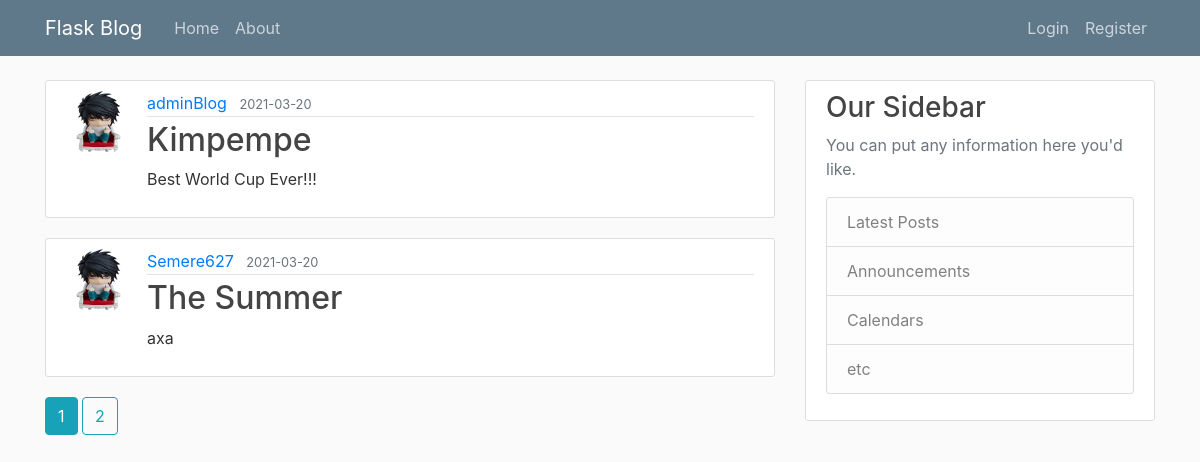
The app's page /home, older data.
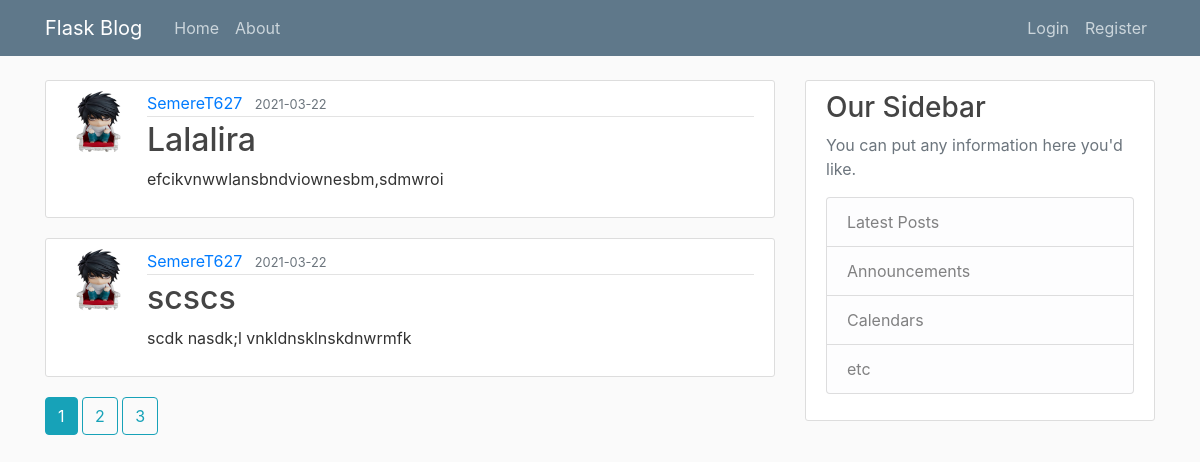
The same page, newer data.
### flaskblog/models.py (models this page shows, shortened)
class Post(db.Model):
    id = db.Column(db.Integer, primary_key=True)
    title = db.Column(db.String(100), nullable=False)
    date_posted = db.Column(db.DateTime, nullable=False,
                            default=datetime.utcnow)
    content = db.Column(db.Text, nullable=False)
    user_id = db.Column(db.Integer, db.ForeignKey('user.id'), nullable=False)

class User(db.Model, UserMixin):
    id = db.Column(db.Integer, primary_key=True)
    username = db.Column(db.String(20), unique=True, nullable=False)
    email = db.Column(db.String(120), unique=True, nullable=False)
    image_file = db.Column(db.String(20), nullable=False,
                           default="default.jpg")
    password = db.Column(db.String(60), nullable=False)
    posts = db.relationship('Post', backref='author', lazy=True)

### flaskblog/main/routes.py (the view)
@main.route('/')
@main.route('/home')
def home():
    page = request.args.get('page', 1, type=int)
    posts = Post.query.order_by(
        Post.date_posted.desc()).paginate(page=page, per_page=2)
    return render_template('home.html', posts=posts)

### flaskblog/templates/home.html
{%extends "layout.html"%}
{%block content%}
    {% for post in posts.items%}
        <article class="media content-section">
            <img class="rounded-circle article-img" src="{{url_for('static', filename='profile_pics/'+post.author.image_file)}}">
            <div class="media-body">
                <div class="article-metadata">
                    {% if post.author == current_user%}
                        <a class="mr-2" href="{{url_for('users.user_posts',username=post.author.username)}}">{{ post.author.username }}</a>
                    {%else%}
                        <a class="mr-2" href="#">{{ post.author.username }}</a>
                    {% endif%}
                    <small class="text-muted">{{ post.date_posted.strftime('%Y-%m-%d')}}</small>
                </div>
                <h2><a class="article-title" href="{{url_for('posts.post',post_id=post.id)}}">{{ post.title }}</a></h2>
                <p class="article-content">{{ post.content }}</p>
            </div>
        </article>
    {%endfor%}
    {%for page_num in posts.iter_pages(left_edge=1,right_edge=1,left_current=1, right_current=2)%}
        {%if page_num%}
            {%if posts.page == page_num%}
                <a class="btn btn-info mb-4" href="{{url_for('main.home',page=page_num)}}">{{page_num}}</a>
            {%else%}
                <a class="btn btn-outline-info mb-4" href="{{url_for('main.home',page=page_num)}}">{{page_num}}</a>
            {%endif%}
        {%else%}
            ...
        {%endif%}
    {%endfor%}
{%endblock content%}

Row changes from the older to the newer data that the page shows:
no longer on this page (row edited): Post: image_file (placeholder picture), author.username "adminBlog", date_posted "2021-03-20", title "Kimpempe", content "Best World Cup Ever!!!"
no longer on this page (row edited): Post: image_file (placeholder picture), author.username "Semere627", date_posted "2021-03-20", title "The Summer", content "axa"
added Post: image_file (placeholder picture), author.username "SemereT627", date_posted "2021-03-22", title "Lalalira", content "efcikvnwwlansbndviownesbm,sdmwroi"
added Post: image_file (placeholder picture), author.username "SemereT627", date_posted "2021-03-22", title "scscs", content "scdk nasdk;l vnkldnsklnskdnwrmfk"
Text that changed along with them:
new list line: "3"
